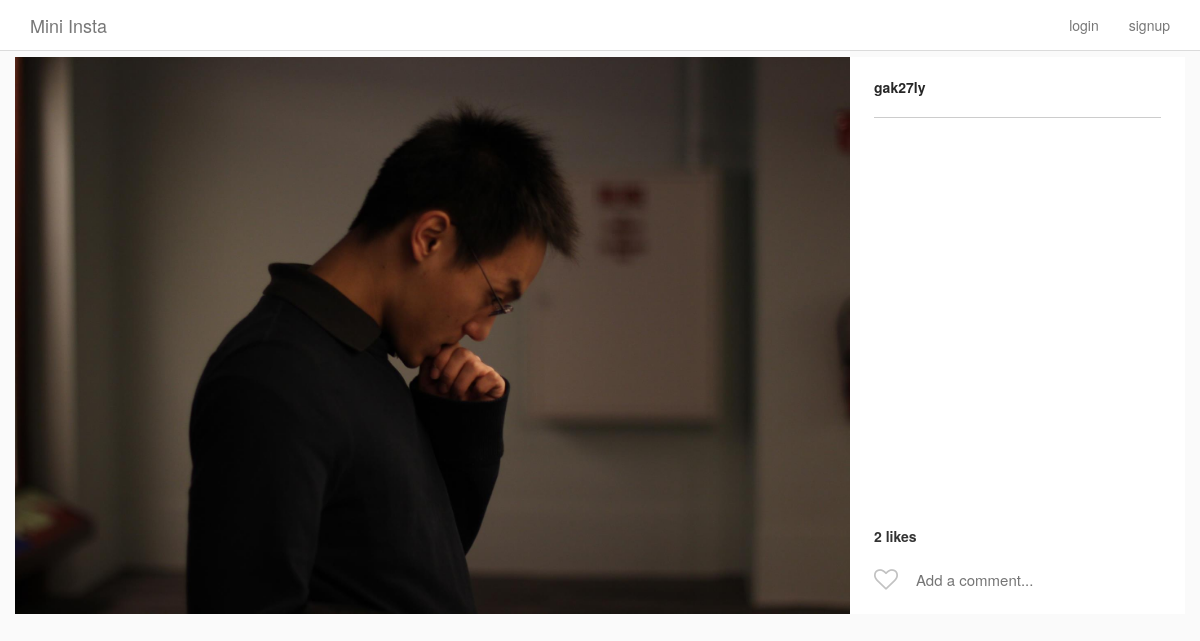
Before: /post/1/ with the older database file.
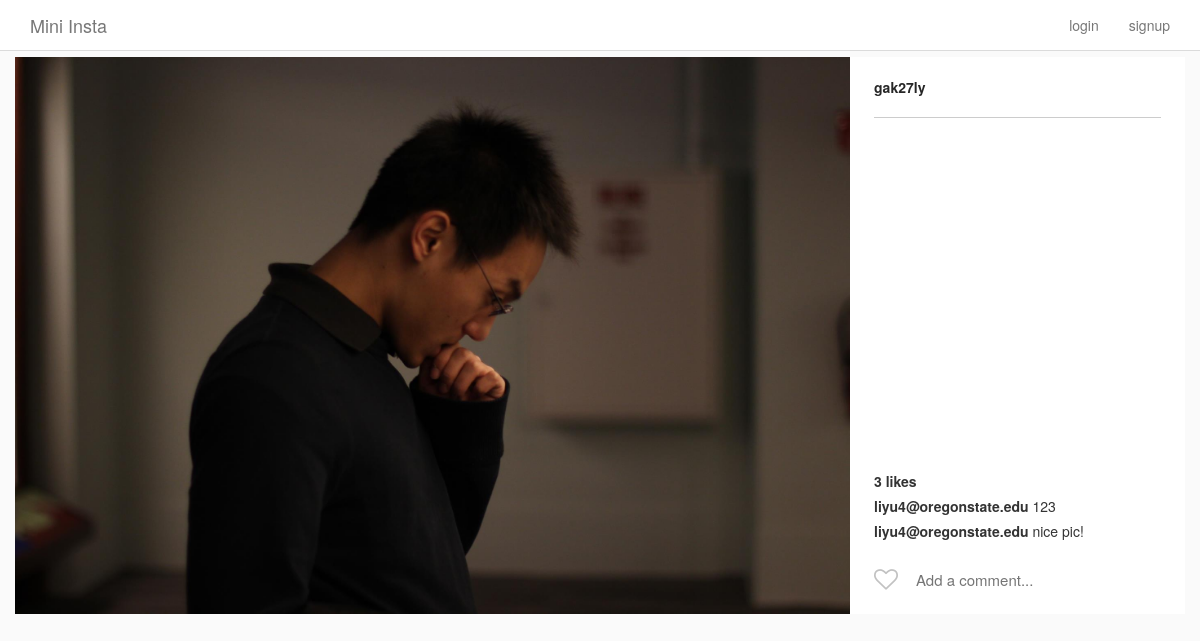
After: the same page with the newer database file.
### Insta/models.py (models this page shows, shortened)
class Post(models.Model):
    author = models.ForeignKey(
        InstaUser,
        on_delete=models.CASCADE,
        related_name='my_posts'
        )
    title = models.TextField(blank=True, null=True)
    image = ProcessedImageField(
        upload_to='static/image/posts',
        format='JPEG',
        options={'quality':100},
        blank=True,
        null=True
    )
    def get_like_count(self):
        return self.likes.count()

class InstaUser(AbstractUser):
    profile_pic = ProcessedImageField(
        upload_to='static/image/profiles',
        format='JPEG',
        options={'quality':100},
        blank=True,
        null=True
    )

class Comment(models.Model):
    post = models.ForeignKey(Post, on_delete=models.CASCADE, related_name='comments',)
    user = models.ForeignKey(InstaUser, on_delete=models.CASCADE)
    comment = models.CharField(max_length=100)
    posted_on = models.DateTimeField(auto_now_add=True, editable=False)

### Insta/views.py (the view)
# urls.py: path('post/<int:pk>/', PostDetailView.as_view(), name='post_detail'),
class PostDetailView(DetailView):
    model = Post
    template_name = 'post_detail.html'

### templates/post_detail.html (shortened to what this page needs)
{% extends "base.html" %}
{% load custom_tags %}
{% block content %}
<div class="row single-post">
    <div class="single-post-card view-update {{ object.pk }}">
        <div class="header">
            <a href="{% url 'user_detail' object.author.pk  %}">
                {{ object.author.username }}
            </a>
        </div>
        <div class="image__wrapper">
            <img class="card__main-image" src="/{{object.image}}" width='1000', height='1000'>
        </div>
        <div class="comments-portion">
            <div class="likes-timestamp-row">
                <div class="likes">
                    {% if object.get_like_count %}
                        {{ object.get_like_count }} like{% if object.get_like_count > 1 %}s{% endif %}
                    {% endif %}
                </div>
            </div>
            <ul class="comment-list">
                {% for comment in object.comments.all %}
                <li class="comment-list__comment">
                    <a href="{% url 'user_detail' comment.user.pk %}" class="user">
                        {{ comment.user.username }}
                    </a>
                    <span class="comment">{{ comment.comment }}</span>
                </li>
                {% endfor %}
            </ul>
            <section class="input-row">
                <i class="fa {% if liked %}fa-heart{% else %}fa-heart-o{% endif %} submit-like" aria-hidden="true"></i>
                <div class="comment-input-wrapper">
                    <input class="add-comment" type="text" placeholder="Add a comment...">
                </div>
            </section>
        </div>
    </div>
</div>
{% endblock content %}

Changed rows visible on the page:
changed Post "gak27ly": get_like_count "2" → "3"
added Comment: user.username "liyu4@oregonstate.edu", comment "123"
added Comment: user.username "liyu4@oregonstate.edu", comment "nice pic!"
